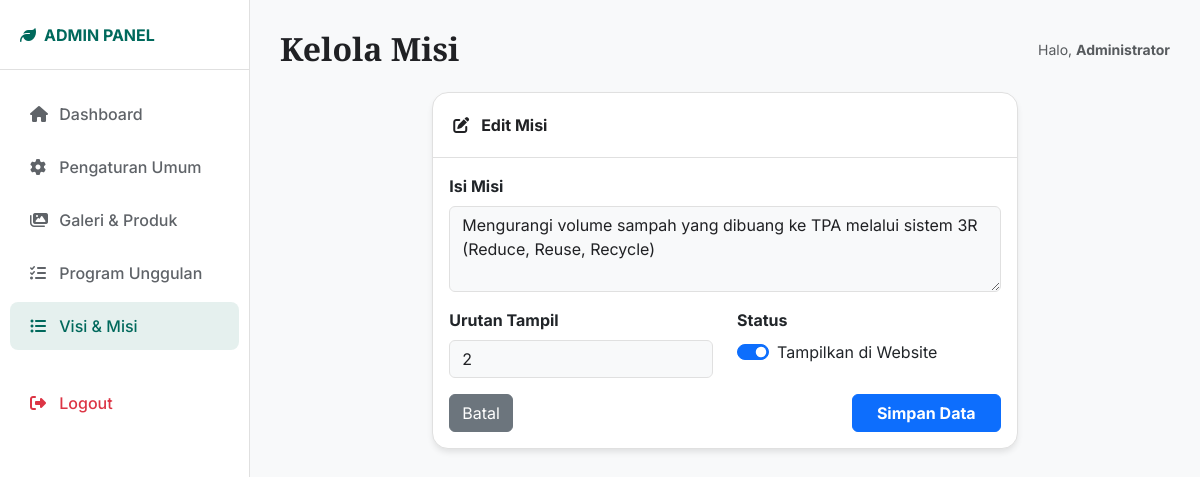
Page /admin/misi.php?action=edit&id=2 (signed in) on the committed database.
### tables this page shows
CREATE TABLE IF NOT EXISTS misi (
    id INT PRIMARY KEY AUTO_INCREMENT,
    content TEXT NOT NULL,
    sort_order INT DEFAULT 0,
    is_active TINYINT(1) DEFAULT 1,
    created_at TIMESTAMP DEFAULT CURRENT_TIMESTAMP
);

### admin/misi.php (the view, shortened to what this page needs)
<?php
$action = $_GET['action'] ?? 'list';
$id = $_GET['id'] ?? 0;
require_once 'includes/header.php';
$edit_item = null;
if ($action == 'edit' && $id) {
    $conn = getConnection();
    $stmt = $conn->prepare("SELECT * FROM misi WHERE id = ?");
    $stmt->execute([$id]);
    $edit_item = $stmt->fetch();
}
?>
<?php if ($action == 'list'): ?>
    <div class="card">
        <div class="card-header d-flex justify-content-between align-items-center">
            <span><i class="fas fa-list-ol me-2"></i>Daftar Misi</span>
            <a href="misi.php?action=add" class="btn btn-sm btn-primary"><i class="fas fa-plus me-1"></i> Tambah Baru</a>
        </div>
        <div class="card-body">
            <div class="table-responsive">
                <table class="table table-hover align-middle">
                    <thead class="table-light">
                        <tr>
                            <th width="50">#</th>
                            <th>Isi Misi</th>
                            <th>Urutan</th>
                            <th>Status</th>
                            <th class="text-end">Aksi</th>
                        </tr>
                    </thead>
                    <tbody>
                        <?php
                        $items = get_misi(false);
                        if (empty($items)): ?>
                            <tr><td colspan="5" class="text-center py-4 text-muted">Belum ada data</td></tr>
                        <?php else: foreach ($items as $index => $item): ?>
                            <tr>
                                <td><?= $index + 1 ?></td>
                                <td><?= clean($item['content']) ?></td>
                                <td><?= $item['sort_order'] ?></td>
                                <td>
                                    <?php if ($item['is_active']): ?>
                                        <span class="badge bg-success">Aktif</span>
                                    <?php else: ?>
                                        <span class="badge bg-secondary">Non-Aktif</span>
                                    <?php endif; ?>
                                </td>
                                <td class="text-end">
                                    <a href="misi.php?action=edit&id=<?= $item['id'] ?>" class="btn btn-sm btn-outline-secondary"><i class="fas fa-edit"></i></a>
                                    <a href="misi.php?action=delete&id=<?= $item['id'] ?>" class="btn btn-sm btn-outline-danger" onclick="return confirm('Yakin ingin menghapus misi ini?')"><i class="fas fa-trash"></i></a>
                                </td>
                            </tr>
                        <?php endforeach; endif; ?>
                    </tbody>
                </table>
            </div>
        </div>
    </div>
<?php elseif ($action == 'add' || $action == 'edit'): ?>
    <div class="row justify-content-center">
        <div class="col-md-8">
            <div class="card">
                <div class="card-header">
                    <i class="fas fa-<?= $action == 'add' ? 'plus' : 'edit' ?> me-2"></i>
                    <?= $action == 'add' ? 'Tambah Misi Baru' : 'Edit Misi' ?>
                </div>
                <div class="card-body">
                    <form method="POST">
                        <div class="mb-3">
                            <label class="form-label fw-bold">Isi Misi</label>
                            <textarea name="content" class="form-control" rows="3" required><?= $edit_item['content'] ?? '' ?></textarea>
                        </div>
                        <div class="row">
                            <div class="col-md-6 mb-3">
                                <label class="form-label fw-bold">Urutan Tampil</label>
                                <input type="number" name="sort_order" class="form-control" value="<?= $edit_item['sort_order'] ?? 0 ?>">
                            </div>
                            <div class="col-md-6 mb-3">
                                <label class="form-label fw-bold d-block">Status</label>
                                <div class="form-check form-switch mt-2">
                                    <input class="form-check-input" type="checkbox" name="is_active" value="1" <?= (!isset($edit_item) || $edit_item['is_active']) ? 'checked' : '' ?>>
                                    <label class="form-check-label">Tampilkan di Website</label>
                                </div>
                            </div>
                        </div>
                        <div class="d-flex justify-content-between">
                            <a href="misi.php" class="btn btn-secondary">Batal</a>
                            <button type="submit" class="btn btn-primary px-4 fw-bold">Simpan Data</button>
                        </div>
                    </form>
                </div>
            </div>
        </div>
    </div>
<?php endif; ?>
<?php require_once 'includes/footer.php'; ?>

### admin/includes/header.php (style rules this page uses)
:root { --primary: #00695c; --secondary: #4db6ac; --bg-body: #F8F9FA; --bg-card: #FFFFFF; --text-main: #202124; --text-muted: #5f6368; --border-color: #e0e0e0; }
body { font-family: 'Inter', sans-serif; background-color: var(--bg-body); color: var(--text-main); overflow-x: hidden; }
.card { background-color: var(--bg-card); border: 1px solid var(--border-color); border-radius: 16px; box-shadow: 0 4px 6px -1px rgba(0, 0, 0, 0.1); margin-bottom: 20px; }
.card-header { background: transparent; border-bottom: 1px solid var(--border-color); padding: 20px; font-weight: 700; color: var(--text-main); }
.form-control, .form-select { background-color: var(--bg-body); border: 1px solid var(--border-color); color: var(--text-main); }

### rows in the picture
misi: content "Mengurangi volume sampah yang dibuang ke TPA melalui sistem 3R (Reduce, Reuse, Recycle)", sort_order "2", is_active "☑"

### other values in the picture
$page_title "Kelola Misi"
$_SESSION['admin_name'] "Administrator"
